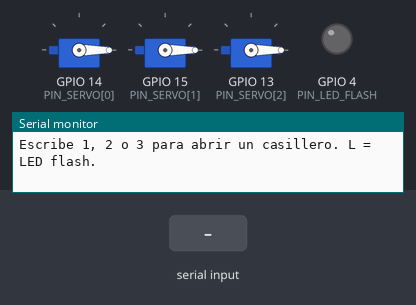
A sketch run on a simulated ESP32. On the bench: 3 × servo, output pins drawn as LEDs (lit = HIGH), the last lines printed to the serial monitor. The test bench sets the inputs (shaded band).

Above: at 1.2 s.
1.3 s: "L" received over Serial
At 2.2 s:
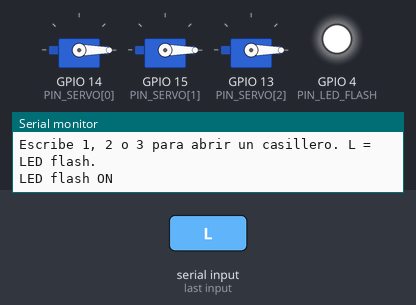
2.8 s: "1" received over Serial
At 3.2 s:
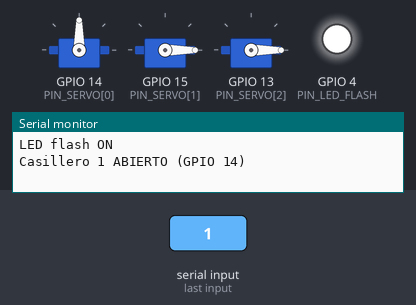
4.3 s: "l" received over Serial
At 5.5 s:
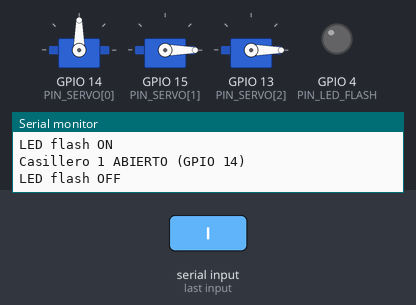
5.8 s: "2" received over Serial
At 6.6 s:
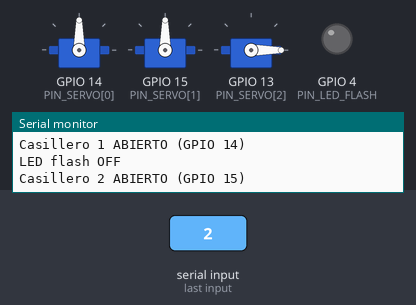
8.8 s: "L" received over Serial
At 9.1 s:
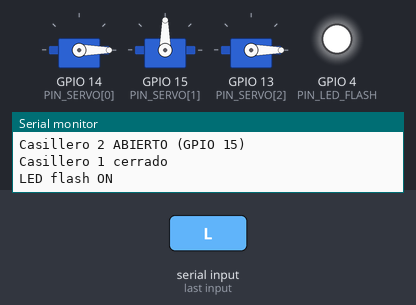
Timing chart, 0 to 12.3 s (numbered marks = the images above; inputs shaded):
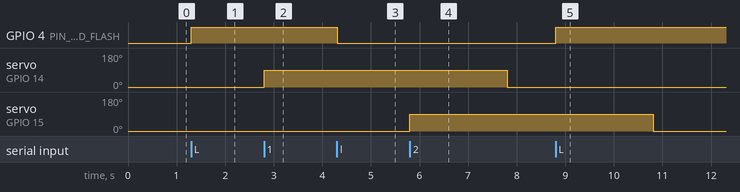

The sketch:

sketch.ino
```cpp
// Prueba de servos para Wokwi (sin cámara: Wokwi no simula la ESP32-CAM).
// Mismos pines, ángulos y tiempo que el casillero real.
// Escribe 1, 2 o 3 en el Monitor Serie para abrir ese casillero 5 s.
// Escribe L para encender/apagar el LED flash (GPIO 4).
#include <ESP32Servo.h>

const int PIN_SERVO[3] = { 14, 15, 13 };
const int ANG_CERRADO = 0;
const int ANG_ABIERTO = 90;
const unsigned long TIEMPO_ABIERTO = 5000;
const int PIN_LED_FLASH = 4;

Servo servo[3];
bool abierto[3] = { false, false, false };
unsigned long tCierre[3] = { 0, 0, 0 };

void abrir(int c) {
  servo[c].write(ANG_ABIERTO);
  abierto[c] = true;
  tCierre[c] = millis() + TIEMPO_ABIERTO;
  Serial.printf("Casillero %d ABIERTO (GPIO %d)\n", c + 1, PIN_SERVO[c]);
}

void setup() {
  Serial.begin(115200);
  pinMode(PIN_LED_FLASH, OUTPUT);
  for (int c = 0; c < 3; c++) {
    servo[c].setPeriodHertz(50);
    servo[c].attach(PIN_SERVO[c], 500, 2500);   // 0.5 .. 2.5 ms, igual que el firmware real
    servo[c].write(ANG_CERRADO);
  }
  Serial.println("Escribe 1, 2 o 3 para abrir un casillero. L = LED flash.");
}

void loop() {
  if (Serial.available()) {
    char ch = Serial.read();
    if (ch >= '1' && ch <= '3') abrir(ch - '1');
    if (ch == 'L' || ch == 'l') {
      digitalWrite(PIN_LED_FLASH, !digitalRead(PIN_LED_FLASH));
      Serial.println(digitalRead(PIN_LED_FLASH) ? "LED flash ON" : "LED flash OFF");
    }
  }
  for (int c = 0; c < 3; c++) {
    if (abierto[c] && millis() >= tCierre[c]) {
      servo[c].write(ANG_CERRADO);
      abierto[c] = false;
      Serial.printf("Casillero %d cerrado\n", c + 1);
    }
  }
  delay(10);
}
```

Measured:
- after the input at 1.3 s, GPIO 4 (PIN_LED_FLASH): LOW → HIGH at once
- after the input at 2.8 s, servo on GPIO 14 (PIN_SERVO[0]): 0° → 90° at once
- after the input at 4.3 s, GPIO 4 (PIN_LED_FLASH): HIGH → LOW at once
- after the input at 5.8 s, servo on GPIO 15 (PIN_SERVO[1]): 0° → 90° at once
- after the input at 8.8 s, GPIO 4 (PIN_LED_FLASH): LOW → HIGH at once
